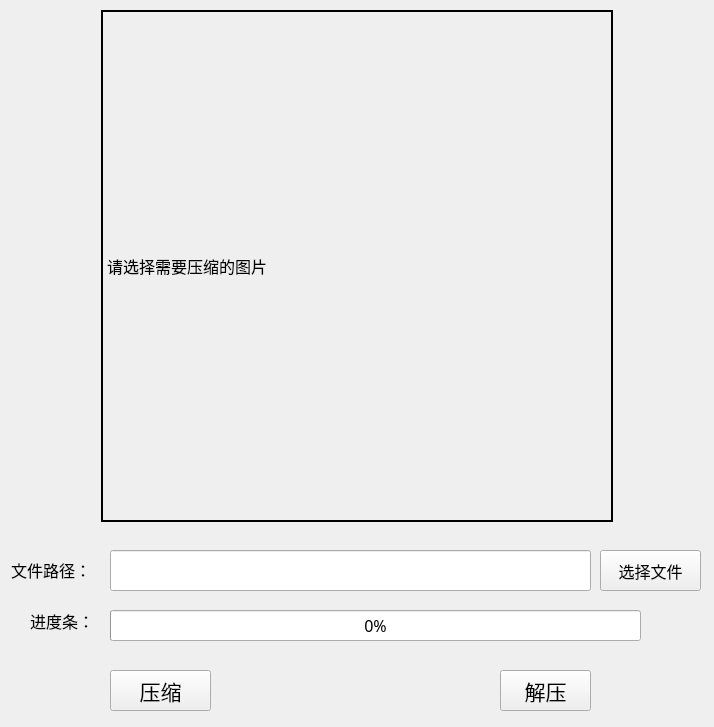
<?xml version="1.0" encoding="UTF-8"?>
<ui version="4.0">
 <class>Widget</class>
 <widget class="QWidget" name="Widget">
  <property name="enabled">
   <bool>true</bool>
  </property>
  <property name="geometry">
   <rect>
    <x>0</x>
    <y>0</y>
    <width>714</width>
    <height>727</height>
   </rect>
  </property>
  <property name="minimumSize">
   <size>
    <width>714</width>
    <height>727</height>
   </size>
  </property>
  <property name="maximumSize">
   <size>
    <width>714</width>
    <height>727</height>
   </size>
  </property>
  <property name="font">
   <font>
    <family>楷体</family>
    <pointsize>12</pointsize>
   </font>
  </property>
  <property name="windowTitle">
   <string>灰度图压缩软件</string>
  </property>
  <property name="windowIcon">
   <iconset>
    <normaloff>C:/Users/滕德淋/Pictures/Camera Roll/cug.jpg</normaloff>C:/Users/滕德淋/Pictures/Camera Roll/cug.jpg</iconset>
  </property>
  <widget class="QLabel" name="label">
   <property name="geometry">
    <rect>
     <x>101</x>
     <y>10</y>
     <width>512</width>
     <height>512</height>
    </rect>
   </property>
   <property name="frameShape">
    <enum>QFrame::WinPanel</enum>
   </property>
   <property name="text">
    <string>请选择需要压缩的图片</string>
   </property>
   <property name="textFormat">
    <enum>Qt::AutoText</enum>
   </property>
   <property name="scaledContents">
    <bool>false</bool>
   </property>
   <property name="margin">
    <number>5</number>
   </property>
  </widget>
  <widget class="QLineEdit" name="lineEdit">
   <property name="geometry">
    <rect>
     <x>110</x>
     <y>550</y>
     <width>481</width>
     <height>41</height>
    </rect>
   </property>
   <property name="sizePolicy">
    <sizepolicy hsizetype="Fixed" vsizetype="Fixed">
     <horstretch>0</horstretch>
     <verstretch>0</verstretch>
    </sizepolicy>
   </property>
   <property name="font">
    <font>
     <family>微软雅黑</family>
     <pointsize>10</pointsize>
    </font>
   </property>
   <property name="readOnly">
    <bool>true</bool>
   </property>
  </widget>
  <widget class="QPushButton" name="pushButton">
   <property name="geometry">
    <rect>
     <x>600</x>
     <y>550</y>
     <width>101</width>
     <height>41</height>
    </rect>
   </property>
   <property name="text">
    <string>选择文件</string>
   </property>
  </widget>
  <widget class="QPushButton" name="pushButton_2">
   <property name="geometry">
    <rect>
     <x>110</x>
     <y>670</y>
     <width>101</width>
     <height>41</height>
    </rect>
   </property>
   <property name="font">
    <font>
     <pointsize>16</pointsize>
    </font>
   </property>
   <property name="text">
    <string>压缩</string>
   </property>
  </widget>
  <widget class="QPushButton" name="pushButton_3">
   <property name="geometry">
    <rect>
     <x>500</x>
     <y>670</y>
     <width>91</width>
     <height>41</height>
    </rect>
   </property>
   <property name="font">
    <font>
     <pointsize>16</pointsize>
    </font>
   </property>
   <property name="text">
    <string>解压</string>
   </property>
  </widget>
  <widget class="QProgressBar" name="progressBar">
   <property name="geometry">
    <rect>
     <x>110</x>
     <y>610</y>
     <width>531</width>
     <height>31</height>
    </rect>
   </property>
   <property name="value">
    <number>0</number>
   </property>
  </widget>
  <widget class="QLabel" name="label_2">
   <property name="geometry">
    <rect>
     <x>11</x>
     <y>554</y>
     <width>91</width>
     <height>31</height>
    </rect>
   </property>
   <property name="text">
    <string>文件路径：</string>
   </property>
  </widget>
  <widget class="QLabel" name="label_3">
   <property name="geometry">
    <rect>
     <x>30</x>
     <y>600</y>
     <width>81</width>
     <height>41</height>
    </rect>
   </property>
   <property name="text">
    <string>进度条：</string>
   </property>
  </widget>
 </widget>
 <resources/>
 <connections/>
</ui>
